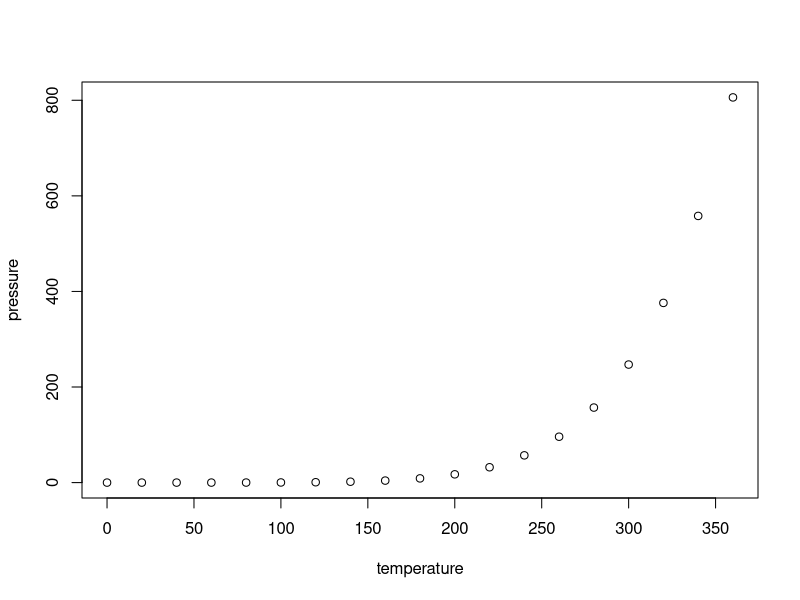
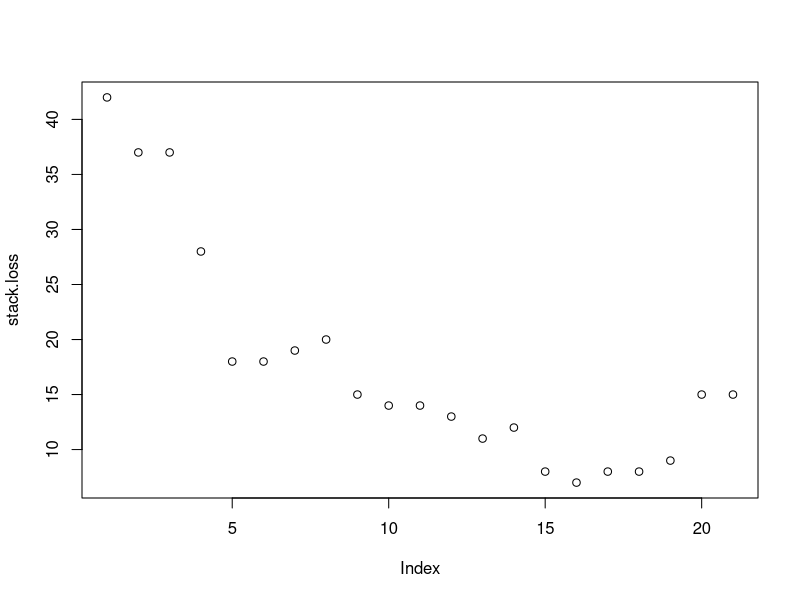

Recreate these plots in R, in order.
## ---- chunk 1
knitr::opts_chunk$set(echo = TRUE)
## ---- chunk 2
summary(cars)
## ---- chunk 3
plot(pressure)
## ---- chunk 4
library(readr)
mydata <- data.frame(stack.loss)   # built-in data
plot(stack.loss)
mean(mydata$stack.loss)
median(mydata$stack.loss)
